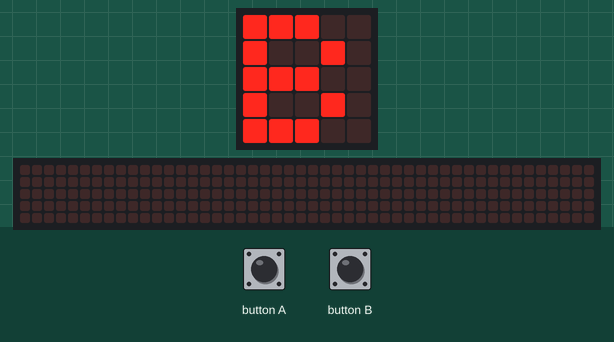
Simulated run of this program. Board: BBC micro:bit running MicroPython. Shown: the board's 5×5 LED display, a strip that is not on the board, showing the scrolling text unrolled. Random numbers come from a fixed seed; the 48×5 strip is a reading aid, not a part: it shows the text the display is scrolling, unrolled, one strip-width of it at a time.

Above: at 0.1 s.
At 1.15 s:
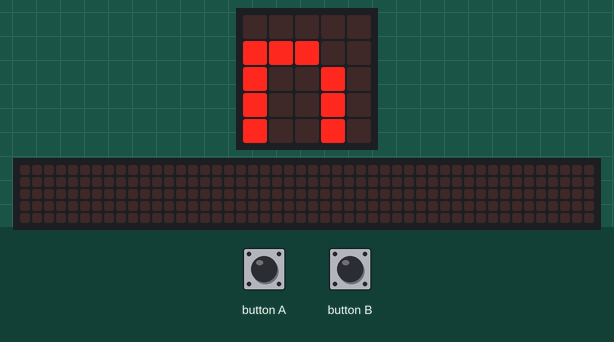
At 10.48 s:
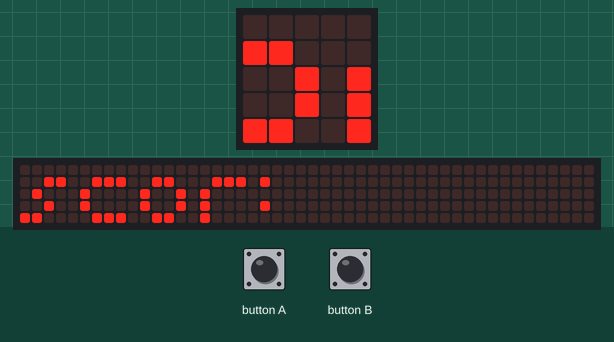
At 19.73 s:
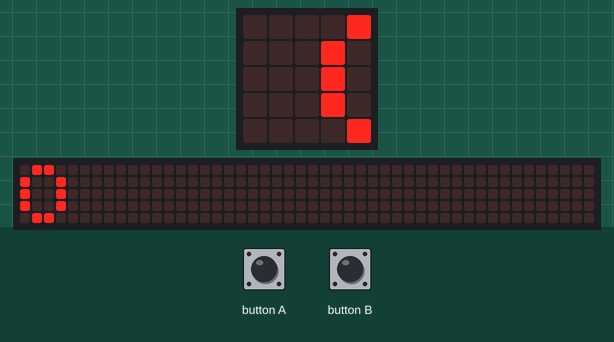
At 29.53 s:
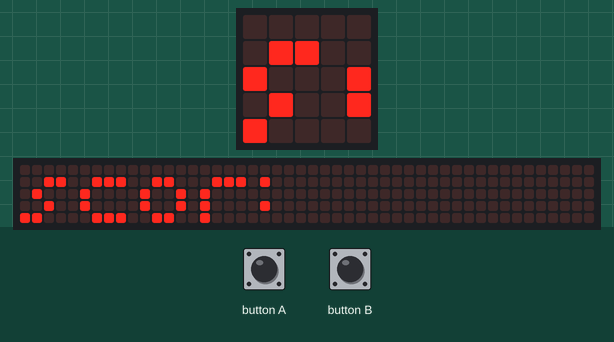
At 39.4 s:
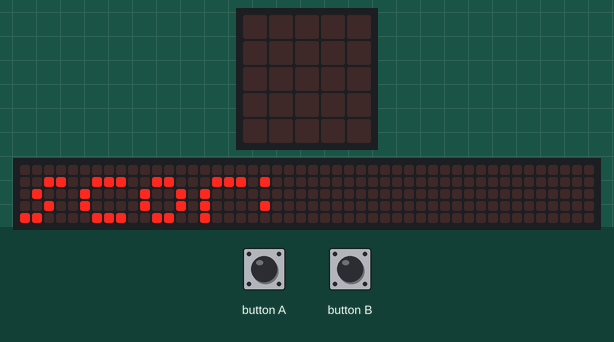

The program:

bopIt.py
```python
# Add your Python code here. E.g.
from microbit import *
from random import randint

def showA():
    display.clear()
    display.show('A')

def showB():
    display.clear()
    display.show('B')

pauza = 1000
nivel = 1
scor = 0
rezultat = False
gameOn = True
startTime = running_time()

def getAction():
    global optiune
    r = False
    startTime = running_time()
    while running_time() - startTime < pauza:
        if (button_a.is_pressed() and optiune == 1) or (button_b.is_pressed() and optiune == 0):
            r = True
            break
        elif (button_a.is_pressed() and  optiune == 0) or (button_b.is_pressed() and optiune == 1):
            r = False
            break
    return r


while True:
    while gameOn:
        optiune = randint(0,1)
        if optiune == 1:
            showA()
            rezultat = getAction()
        else:
            showB()
            rezultat = getAction()

        if rezultat:
            display.show('k')
            scor += 10
            nivel += 1
            pauza -= 100
        else:
            display.show('n')
            gameOn = False
        sleep(300)

    display.scroll('scor: ')
    display.scroll(scor)
    sleep(1000)
```
